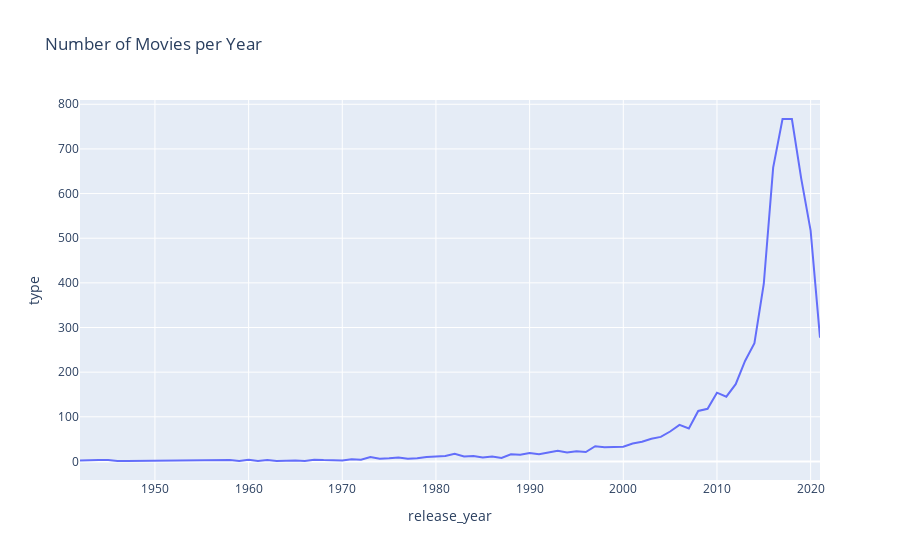

The cell this chart's notebook holds for it:
### Code cell
Movie_per_year_graph = px.line(Movie_per_Year,x ='release_year', y ='type',title = 'Number of Movies per Year')
Movie_per_year_graph

### Figure 1 — Plotly figure (JSON) as saved in the notebook; plotly's stock layout.template omitted (floating-point values rounded to 4 significant figures)
{"data": [{"hovertemplate": "release_year=%{x}<br>type=%{y}<extra></extra>", "legendgroup": "", "line": {"color": "#636efa", "dash": "solid"}, "marker": {"symbol": "circle"}, "mode": "lines", "name": "", "orientation": "v", "showlegend": false, "type": "scatter", "x": [1942, 1943, 1944, 1945, 1946, 1947, 1954, 1955, 1956, 1958, 1959, 1960, 1961, 1962, 1963, 1964, 1965, 1966, 1967, 1968, 1969, 1970, 1971, 1972, 1973, 1974, 1975, 1976, 1977, 1978, 1979, 1980, 1981, 1982, 1983, 1984, 1985, 1986, 1987, 1988, 1989, 1990, 1991, 1992, 1993, 1994, 1995, 1996, 1997, 1998, 1999, 2000, 2001, 2002, 2003, 2004, 2005, 2006, 2007, 2008, 2009, 2010, 2011, 2012, 2013, 2014, 2015, 2016, 2017, 2018, 2019, 2020, 2021], "xaxis": "x", "y": [2, 3, 3, 3, 1, 1, 2, 3, 2, 3, 1, 4, 1, 3, 1, 2, 2, 1, 4, 3, 2, 2, 5, 4, 10, 6, 7, 9, 6, 7, 10, 11, 12, 17, 11, 12, 9, 11, 8, 16, 15, 19, 16, 20, 24, 20, 23, 21, 34, 32, 32, 33, 40, 44, 51, 55, 67, 82, 74, 113, 118, 154, 145, 173, 225, 265, 398, 658, 767, 767, 633, 517, 277], "yaxis": "y"}], "layout": {"autosize": true, "legend": {"tracegroupgap": 0}, "title": {"text": "Number of Movies per Year"}, "xaxis": {"anchor": "y", "autorange": true, "domain": [0, 1], "range": [1942, 2021], "title": {"text": "release_year"}, "type": "linear"}, "yaxis": {"anchor": "x", "autorange": true, "domain": [0, 1], "range": [-41.56, 809.6], "title": {"text": "type"}, "type": "linear"}}}
